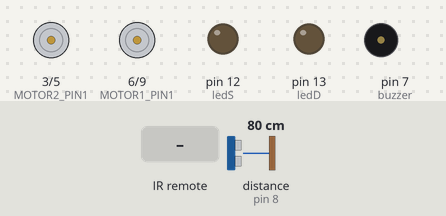
A sketch run on a simulated Arduino Uno, built with avr-gcc and run on an emulated ATmega328P. On the bench: motor-driver pin pairs drawn as motors (green arrow = first pin HIGH = forward, orange = second pin HIGH = backward, longer = more drive), output pins drawn as LEDs (lit = HIGH), buzzer (waves = sounding). Wiring (inferred from the names in the program): ultrasonic range finder: trigger pin 10; echo pin 8. Dashed ring = blinking. The inputs (shaded band) are chosen by the test bench; at power-on: distance to the obstacle (sensor on pin 8) 80 cm. The echo pulse lasts 58.3 µs per cm; pins used as bus, display or sensor lines are not drawn.

Above: at 1.2 s.
1.3 s: distance to the obstacle (sensor on pin 8) set to 250 cm
4.3 s: infrared code 0x449E79F received
At 4.7 s:
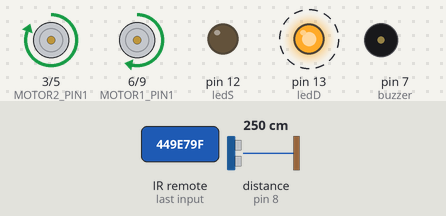
7.3 s: distance to the obstacle (sensor on pin 8) set to 2 cm
At 8.2 s:
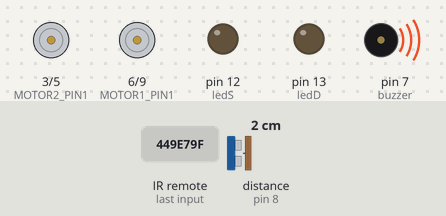
8.8 s: distance to the obstacle (sensor on pin 8) set to 7 cm
At 9.9 s:
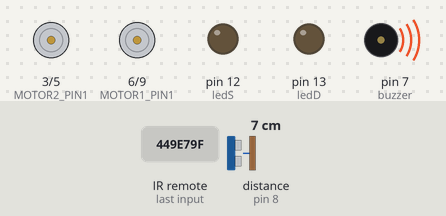
10.3 s: distance to the obstacle (sensor on pin 8) set to 9 cm
At 11.7 s:
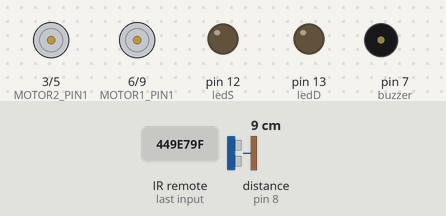
13.3 s: infrared code 0x3D9AE3F7 received
At 13.7 s:
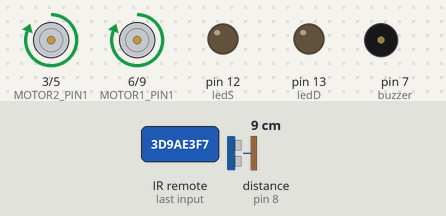
Timing chart, 0 to 16.3 s (numbered marks = the images above; inputs shaded):
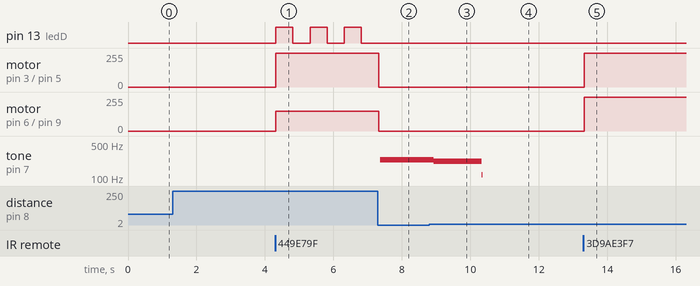

Measured:
- the behaviour switches between 8 and 9 cm on distance to the obstacle (sensor on pin 8) (found by bisection; images 3 and 4)
- after the input at 4.3 s, pin 13 (ledD): alternates HIGH for 0.50 s and LOW for 0.50 s, starting at once; motor on pin 3 (MOTOR2_PIN1) / pin 5 (MOTOR2_PIN2): stopped → forward 255/255 at once; motor on pin 6 (MOTOR1_PIN1) / pin 9 (MOTOR1_PIN2): stopped → forward 150/255 at once
- after the input at 7.3 s, motor on pin 3 (MOTOR2_PIN1) / pin 5 (MOTOR2_PIN2): forward 255/255 → stopped at once; motor on pin 6 (MOTOR1_PIN1) / pin 9 (MOTOR1_PIN2): forward 150/255 → stopped at once; tone on pin 7 (buzzer): silent → 239 Hz after 0.07 s
- after the input at 8.8 s, tone on pin 7 (buzzer): 239 Hz → 219 Hz after 0.13 s
- after the input at 10.3 s, tone on pin 7 (buzzer): 219 Hz → 117 Hz at once, → silent 0.04 s later
- after the input at 13.3 s, motor on pin 3 (MOTOR2_PIN1) / pin 5 (MOTOR2_PIN2), motor on pin 6 (MOTOR1_PIN1) / pin 9 (MOTOR1_PIN2): stopped → forward 255/255 at once

The sketch:

proiect_robotel.ino
```cpp
#include <IRremote.h>

#define trigPin 10
#define echoPin 8
#define led1 0
#define led2 1
#define led3 2
#define buzzer 7
#define RECV_PIN1 11
#define RECV_PIN2 4
#define MOTOR2_PIN1 3
#define MOTOR2_PIN2 5
#define MOTOR1_PIN1 6
#define MOTOR1_PIN2 9
#define ledS 12 //semnalizare stanga
#define ledD 13 //semnalizare dreapta
#define sound 300

IRrecv irrecv1(RECV_PIN1);
IRrecv irrecv2(RECV_PIN2);
decode_results results;

void setup() {
  pinMode(trigPin, OUTPUT);
  pinMode(echoPin, INPUT);
  pinMode(led1, OUTPUT);
  pinMode(led2, OUTPUT);
  pinMode(buzzer, OUTPUT);
  pinMode(ledS, OUTPUT);
  pinMode(ledD, OUTPUT);
  pinMode(MOTOR1_PIN1, OUTPUT);
  pinMode(MOTOR1_PIN2, OUTPUT);
  pinMode(MOTOR2_PIN1, OUTPUT);
  pinMode(MOTOR2_PIN2, OUTPUT);
  irrecv1.enableIRIn(); // Start the receiver
  irrecv2.enableIRIn(); // Start the receiver
  Serial.begin(9600);
}

void blink(int led){

  digitalWrite(led, HIGH);
  delay(500);
  digitalWrite(led, LOW);
  delay(500);
}

//void myTone(byte pin, uint16_t frequency, uint16_t duration)
void myTone(byte pin, uint16_t frequency)
{
  unsigned long startTime=millis();
  unsigned long halfPeriod= 1000000L/frequency/2;
  pinMode(pin,OUTPUT);
//  while (millis()-startTime< duration)
//  {
    digitalWrite(pin,HIGH);
    delayMicroseconds(halfPeriod);
    digitalWrite(pin,LOW);
    delayMicroseconds(halfPeriod);
  //}
  pinMode(pin,INPUT);
}

void go(int speedLeft, int speedRight) {
  if (speedLeft > 0) {
    analogWrite(MOTOR1_PIN1, speedLeft);
    analogWrite(MOTOR1_PIN2, 0);
  }
  else {
    analogWrite(MOTOR1_PIN1, 0);
    analogWrite(MOTOR1_PIN2, -speedLeft);
  }

  if (speedRight > 0) {
    analogWrite(MOTOR2_PIN1, speedRight);
    analogWrite(MOTOR2_PIN2, 0);
  }else {
    analogWrite(MOTOR2_PIN1, 0);
    analogWrite(MOTOR2_PIN2, -speedRight);
  }
}

void directii(){
  if( (results.value == 1033561079) || (results.value == 718639610))
      go(255,255);
  if( (results.value == 465573243) || (results.value == 16730805))
      go(-255,-255);
  if( (results.value == 71952287) || (results.value == 16734885))
      {
        go(150,255);
        blink(ledD);
        blink(ledD);
        blink(ledD);
      }
  if( (results.value == 2351064443) || (results.value == 16716015))
      {
        go(255,200);
        blink(ledS);
        blink(ledS);
        blink(ledS);
      }
  if( (results.value == 3855596927) || (results.value == 1701525988))
      go(0,0);
}

void loop() {

  long duration, distance, distance1;
  digitalWrite(trigPin, LOW);
  delayMicroseconds(2);
  digitalWrite(trigPin, HIGH);
  delayMicroseconds(10);
  digitalWrite(trigPin, LOW);
  duration = pulseIn(echoPin, HIGH);
  distance = (duration/2) / 29.1; //range 0-30
  distance1 = 8;

 if (distance <= 7) {
   go(0,0);
   myTone(buzzer,sound);
   distance1 = distance;
  }
 else{
    if (distance1 <= 7) go(255,200);
    myTone(buzzer,0);
    }

  if ((irrecv1.decode(&results)) || (irrecv2.decode(&results))){
      /*
    switch (results.value) {
      case 1033561079:
        go(255,255);
        break;
      case 718639610:
        go(255,255);
        break;
      case 465573243:
        go(-255,-255);
        break;
      case 16730805:
        go(-255,-255);
        break;
      case 71952287:
        go(150,255);
        blink(ledS);
        blink(ledS);
        blink(ledS);
        break;
      case 16734885:
        go(150,255);
        blink(ledS);
        blink(ledS);
        blink(ledS);
        break;
      case 16716015:
        go(255,150);
        blink(ledD);
        blink(ledD);
        blink(ledD);
        break;
      case 2351064443:
        go(255,150);
        blink(ledD);
        blink(ledD);
        blink(ledD);
        break;
      default:
        go(0,0);
      break;
     }
*/
      directii();
      irrecv1.resume(); // Receive the next value
      irrecv2.resume(); // Receive the next value

    }
    //delay(100);
}
```
